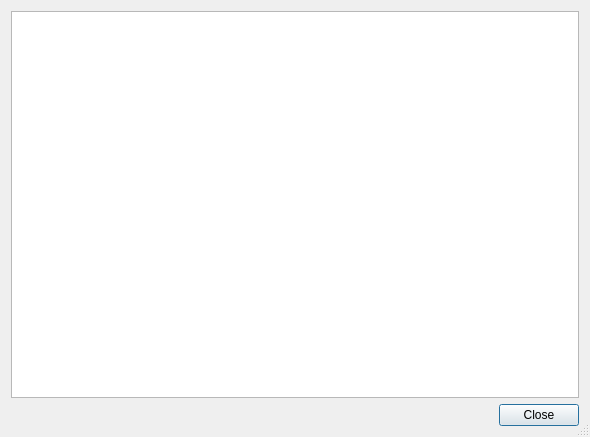
<ui version="4.0" >
 <class>VcsRepositoryInfoDialog</class>
 <widget class="QDialog" name="VcsRepositoryInfoDialog" >
  <property name="geometry" >
   <rect>
    <x>0</x>
    <y>0</y>
    <width>590</width>
    <height>437</height>
   </rect>
  </property>
  <property name="windowTitle" >
   <string>Repository Information</string>
  </property>
  <property name="sizeGripEnabled" >
   <bool>true</bool>
  </property>
  <layout class="QVBoxLayout" >
   <item>
    <widget class="QTextEdit" name="infoBrowser" >
     <property name="readOnly" >
      <bool>true</bool>
     </property>
    </widget>
   </item>
   <item>
    <widget class="QDialogButtonBox" name="buttonBox" >
     <property name="orientation" >
      <enum>Qt::Horizontal</enum>
     </property>
     <property name="standardButtons" >
      <set>QDialogButtonBox::Close</set>
     </property>
    </widget>
   </item>
  </layout>
 </widget>
 <pixmapfunction>qPixmapFromMimeSource</pixmapfunction>
 <resources/>
 <connections>
  <connection>
   <sender>buttonBox</sender>
   <signal>accepted()</signal>
   <receiver>VcsRepositoryInfoDialog</receiver>
   <slot>accept()</slot>
   <hints>
    <hint type="sourcelabel" >
     <x>48</x>
     <y>419</y>
    </hint>
    <hint type="destinationlabel" >
     <x>50</x>
     <y>437</y>
    </hint>
   </hints>
  </connection>
  <connection>
   <sender>buttonBox</sender>
   <signal>rejected()</signal>
   <receiver>VcsRepositoryInfoDialog</receiver>
   <slot>reject()</slot>
   <hints>
    <hint type="sourcelabel" >
     <x>226</x>
     <y>422</y>
    </hint>
    <hint type="destinationlabel" >
     <x>233</x>
     <y>440</y>
    </hint>
   </hints>
  </connection>
 </connections>
</ui>
